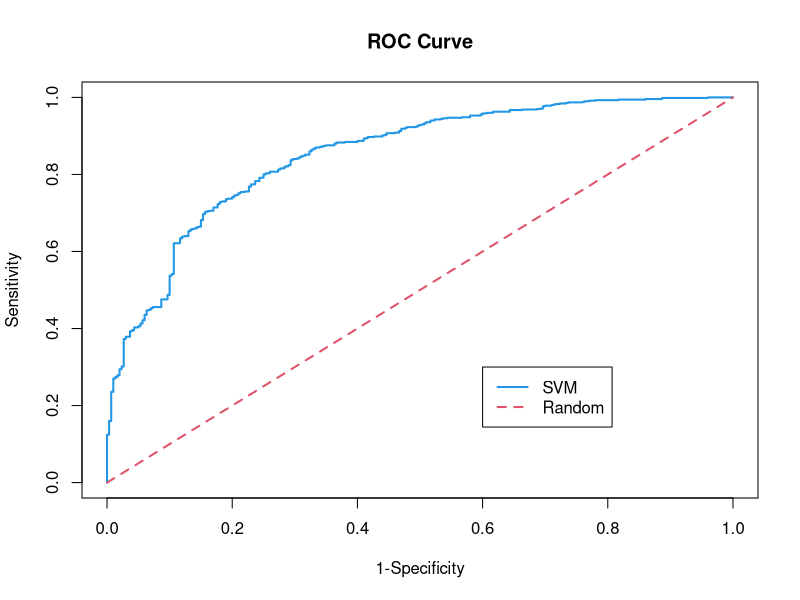
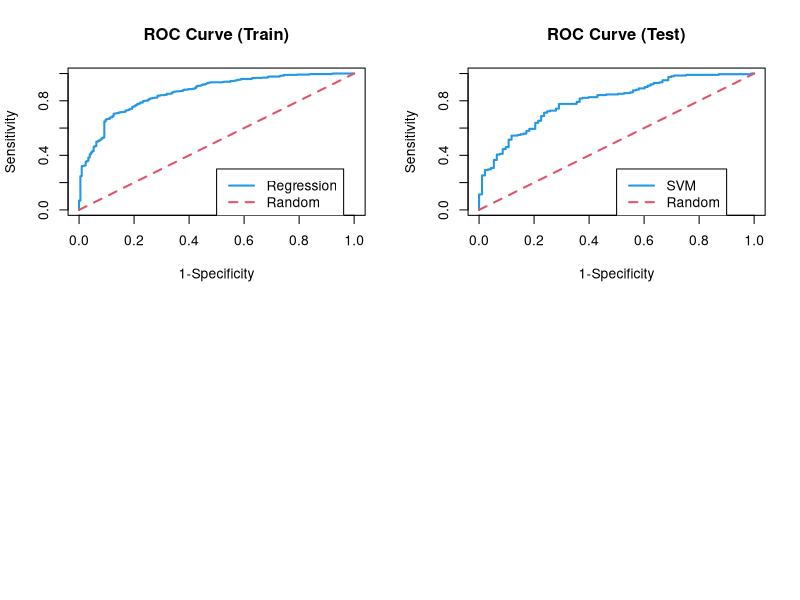

Write R code to recreate these figures, in order.
#########################################################
#
# Lab: SVM with German Credit Data 
#
#########################################################


## Calling packages

library(e1071) #install.packages("e1071")


## Data reading

german = read.table("germandata.txt",header=T) 
german$y = ifelse(german$y=="good", 1, 0)
german$y = factor(german$y)

sum(is.na(german))

#german = na.omit(german) #can remove the cases with missing values if any


## Model fitting

fit = svm(y ~., data = german, kernel="radial", cost=1, decision.values=TRUE, probability=TRUE)
summary(fit)


## Predicting

fit.pred = predict(fit, newdata = german, decision.values=TRUE, probability=TRUE)
#pred = attributes(fit.pred)$decision.values
pred = attributes(fit.pred)$probabilities[,1] 


cutoff = 0.5
fit.yhat = ifelse(pred <= cutoff, 0, 1)

ctable = table(german$y, fit.yhat,  dnn = c("Actual", "Predicted"))  
ctable


## Evaluating

miss.err = 1-sum(diag(ctable))/sum(ctable) # Misclassification Rate
miss.err

pred.acc = 1 - miss.err #Prediction Accuracy
pred.acc  

diag(ctable)[2]/apply(ctable, 1, sum)[2] # Sensitivity
diag(ctable)[1]/apply(ctable, 1, sum)[1] # Specificity


## ROC and AUC

#install.packages("ROCR")
library(ROCR)

fit.pred = predict(fit, newdata = german,  decision.values=TRUE, probability=TRUE)
#pred = attributes(fit.pred)$decision.values
pred = attributes(fit.pred)$probabilities[,1] 
pred = prediction(pred, german$y)

perf = performance(pred, "tpr","fpr")
plot(perf, col = 4, lwd = 2, xlab = "1-Specificity", ylab = "Sensitivity", main = "ROC Curve") #ROC
lines(x = c(0,1), y = c(0,1), col = 2, lty = 2, lwd = 2)
legend(0.6, 0.3, legend = c("SVM","Random"), col = c(4,2), lty = c(1,2), lwd = 2)

performance(pred, "auc")@y.values #AUC



###########################################
# Computing the test error by paritioning


## Data partitioning

set.seed(123)
V = 2
n =  NROW(german)
id = sample(1:V, n, prob = c(0.7,0.3), replace = T) # Partitioning 7:3
ii = which(id==1)
german.train = german[ ii,]
german.test  = german[-ii,]


## Model fitting

fit = svm(y ~., data = german.train, kernel="radial", cost=1, decision.values=TRUE, probability=TRUE)
summary(fit)


## Predicting

fit.pred = predict(fit, newdata = german.test, decision.values=TRUE, probability=TRUE)
#pred = attributes(fit.pred)$decision.values
pred = attributes(fit.pred)$probabilities[,1]

cutoff = 0.5
fit.yhat = ifelse(pred <= cutoff, 0, 1)

ctable = table(german.test$y, fit.yhat,  dnn = c("Actual", "Predicted"))  
ctable


## Evaluating

miss.err = 1-sum(diag(ctable))/sum(ctable) # Misclassification Rate
miss.err

pred.acc = 1 - miss.err #Prediction Accuracy
pred.acc  

diag(ctable)[2]/apply(ctable, 1, sum)[2] # Sensitivity
diag(ctable)[1]/apply(ctable, 1, sum)[1] # Specificity


## ROC and AUC

library(ROCR)
par(mfrow = c(2,2))

fit.pred = predict(fit, newdata = german.train,   decision.values=TRUE, probability=TRUE)
#pred = attributes(fit.pred)$decision.values
pred = attributes(fit.pred)$probabilities[,1]
pred = prediction(pred, german.train$y)

perf = performance(pred, "tpr","fpr")
plot(perf, col = 4, lwd = 2, xlab = "1-Specificity", ylab = "Sensitivity", main = "ROC Curve (Train)") #ROC
lines(x = c(0,1), y = c(0,1), col = 2, lty = 2, lwd = 2)
legend(0.5, 0.3, legend = c("Regression","Random"), col = c(4,2), lty = c(1,2), lwd = 2)

performance(pred, "auc")@y.values #AUC


fit.pred = predict(fit, newdata = german.test, decision.values=TRUE, probability=TRUE)
#pred = attributes(fit.pred)$decision.values
pred = attributes(fit.pred)$probabilities[,1]
pred = prediction(pred, german.test$y)

perf = performance(pred, "tpr","fpr")
plot(perf, col = 4, lwd = 2, xlab = "1-Specificity", ylab = "Sensitivity", main = "ROC Curve (Test)") #ROC
lines(x = c(0,1), y = c(0,1), col = 2, lty = 2, lwd = 2)
legend(0.5, 0.3, legend = c("SVM","Random"), col = c(4,2), lty = c(1,2), lwd = 2)

performance(pred, "auc")@y.values #AUC



##########################
# Computing the CV error

cutoff = 0.5

V = 3 #V-fold CV
miss.err.train = 0
miss.err.test = 0

set.seed(1234)
id = sample(1:V, nrow(german), replace = T)

for(i in 1:V) {
  
  print(i)

  ## Data Partitioning 

  german.train = german[id != i,] 
  german.test  = german[id == i,] 
  
  ## Fitting

  fit = svm(y ~., data = german.train, kernel="linear", cost=1, decision.values=TRUE, probability=TRUE)
  
  ## Predicting and Evaluating
  
  #fit.pred = predict(fit, newdata = german.test, decision.values=TRUE, probability=TRUE)
  ##pred.test = attributes(fit.pred)$decision.values
  #pred.test = attributes(fit.pred)$probabilities[,1]
  #yhat.test = ifelse(pred.test <= cutoff, 0, 1)

  yhat.test = predict(fit, newdata = german.test) 
  miss.err.test = miss.err.test + mean(german.test$y != yhat.test)
  
}

cv.err.test = miss.err.test/V; cv.err.test # CV test error


#END
